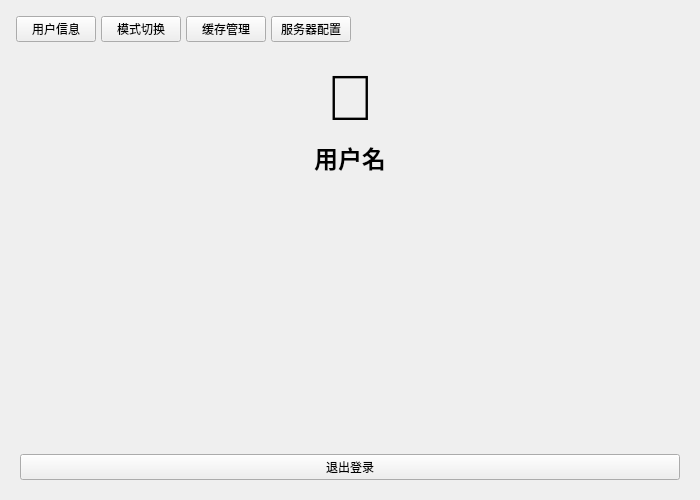
<?xml version="1.0" encoding="UTF-8"?>
<ui version="4.0">
 <class>SettingsWidget</class>
 <widget class="QWidget" name="SettingsWidget">
  <property name="geometry">
   <rect>
    <x>0</x>
    <y>0</y>
    <width>700</width>
    <height>500</height>
   </rect>
  </property>
  <property name="windowTitle">
   <string>设置</string>
  </property>
  <layout class="QVBoxLayout" name="mainLayout">
   <item>
    <layout class="QHBoxLayout" name="navLayout">
     <property name="spacing">
      <number>5</number>
     </property>
     <property name="margin" stdset="0">
      <number>5</number>
     </property>
     <item>
      <widget class="QPushButton" name="navUserInfoBtn">
       <property name="text">
        <string>用户信息</string>
       </property>
       <property name="checkable">
        <bool>true</bool>
       </property>
      </widget>
     </item>
     <item>
      <widget class="QPushButton" name="navModeBtn">
       <property name="text">
        <string>模式切换</string>
       </property>
       <property name="checkable">
        <bool>true</bool>
       </property>
      </widget>
     </item>
     <item>
      <widget class="QPushButton" name="navCacheBtn">
       <property name="text">
        <string>缓存管理</string>
       </property>
       <property name="checkable">
        <bool>true</bool>
       </property>
      </widget>
     </item>
     <item>
      <widget class="QPushButton" name="navServerBtn">
       <property name="text">
        <string>服务器配置</string>
       </property>
       <property name="checkable">
        <bool>true</bool>
       </property>
      </widget>
     </item>
     <item>
      <spacer name="navSpacer">
       <property name="orientation">
        <enum>Qt::Orientation::Horizontal</enum>
       </property>
       <property name="sizeHint" stdset="0">
        <size>
         <width>20</width>
         <height>20</height>
        </size>
       </property>
      </spacer>
     </item>
    </layout>
   </item>
   <item>
    <widget class="QStackedWidget" name="pageStack">
     <widget class="QWidget" name="userInfoPage">
      <layout class="QVBoxLayout" name="userInfoLayout">
       <item>
        <widget class="QLabel" name="userIconLabel">
         <property name="font">
          <font>
           <pointsize>48</pointsize>
          </font>
         </property>
         <property name="text">
          <string>👤</string>
         </property>
         <property name="alignment">
          <set>Qt::AlignmentFlag::AlignCenter</set>
         </property>
        </widget>
       </item>
       <item>
        <widget class="QLabel" name="usernameLabel">
         <property name="font">
          <font>
           <pointsize>18</pointsize>
           <bold>true</bold>
          </font>
         </property>
         <property name="text">
          <string>用户名</string>
         </property>
         <property name="alignment">
          <set>Qt::AlignmentFlag::AlignCenter</set>
         </property>
        </widget>
       </item>
       <item>
        <spacer name="userInfoSpacer">
         <property name="orientation">
          <enum>Qt::Orientation::Vertical</enum>
         </property>
         <property name="sizeHint" stdset="0">
          <size>
           <width>20</width>
           <height>50</height>
          </size>
         </property>
        </spacer>
       </item>
       <item>
        <widget class="QPushButton" name="logoutBtn">
         <property name="text">
          <string>退出登录</string>
         </property>
        </widget>
       </item>
      </layout>
     </widget>
     <widget class="QWidget" name="modePage">
      <layout class="QVBoxLayout" name="modeLayout">
       <property name="margin" stdset="0">
        <number>50</number>
       </property>
       <item>
        <widget class="QLabel" name="modeLabel">
         <property name="font">
          <font>
           <pointsize>14</pointsize>
          </font>
         </property>
         <property name="text">
          <string>选择模式：</string>
         </property>
        </widget>
       </item>
       <item>
        <widget class="QComboBox" name="modeCombo">
         <property name="font">
          <font>
           <pointsize>14</pointsize>
          </font>
         </property>
         <item>
          <property name="text">
           <string>普通模式</string>
          </property>
         </item>
         <item>
          <property name="text">
           <string>极简模式</string>
          </property>
         </item>
         <item>
          <property name="text">
           <string>关怀模式</string>
          </property>
         </item>
        </widget>
       </item>
       <item>
        <layout class="QHBoxLayout" name="colorLayout">
         <item>
          <widget class="QLabel" name="colorLabel">
           <property name="font">
            <font>
             <pointsize>14</pointsize>
            </font>
           </property>
           <property name="text">
            <string>字体颜色：</string>
           </property>
          </widget>
         </item>
         <item>
          <widget class="QPushButton" name="colorBtn">
           <property name="text">
            <string>选择颜色</string>
           </property>
          </widget>
         </item>
         <item>
          <widget class="QLabel" name="bgColorLabel">
           <property name="font">
            <font>
             <pointsize>14</pointsize>
            </font>
           </property>
           <property name="text">
            <string>背景颜色：</string>
           </property>
          </widget>
         </item>
         <item>
          <widget class="QPushButton" name="bgColorBtn">
           <property name="text">
            <string>选择颜色</string>
           </property>
          </widget>
         </item>
        </layout>
       </item>
       <item>
        <widget class="QLabel" name="colorPreview">
         <property name="styleSheet">
          <string notr="true">background-color: white; color: black;</string>
         </property>
         <property name="text">
          <string>预览效果</string>
         </property>
         <property name="alignment">
          <set>Qt::AlignmentFlag::AlignCenter</set>
         </property>
         <property name="minimumSize">
          <size>
           <width>0</width>
           <height>100</height>
          </size>
         </property>
        </widget>
       </item>
       <item>
        <spacer name="modeSpacer">
         <property name="orientation">
          <enum>Qt::Orientation::Vertical</enum>
         </property>
         <property name="sizeHint" stdset="0">
          <size>
           <width>20</width>
           <height>40</height>
          </size>
         </property>
        </spacer>
       </item>
       <item>
        <widget class="QLabel" name="modeDescLabel">
         <property name="text">
          <string>极简模式：隐藏调色功能，界面简洁</string>
         </property>
        </widget>
       </item>
       <item>
        <widget class="QLabel" name="modeDescLabel2">
         <property name="text">
          <string>普通模式：可调整字体颜色</string>
         </property>
        </widget>
       </item>
       <item>
        <widget class="QLabel" name="modeDescLabel3">
         <property name="text">
          <string>关怀模式：放大字体，关闭调色功能</string>
         </property>
        </widget>
       </item>
      </layout>
     </widget>
     <widget class="QWidget" name="cachePage">
      <layout class="QVBoxLayout" name="cacheLayout">
       <item>
        <widget class="QLabel" name="cacheLabel">
         <property name="font">
          <font>
           <pointsize>18</pointsize>
           <bold>true</bold>
          </font>
         </property>
         <property name="text">
          <string>缓存管理</string>
         </property>
         <property name="alignment">
          <set>Qt::AlignmentFlag::AlignCenter</set>
         </property>
        </widget>
       </item>
       <item>
        <widget class="QGroupBox" name="chatRecordGroup">
         <property name="title">
          <string>聊天记录</string>
         </property>
         <layout class="QVBoxLayout" name="chatRecordLayout">
          <item>
           <widget class="QListWidget" name="chatRecordList">
            <property name="selectionMode">
             <enum>QAbstractItemView::MultiSelection</enum>
            </property>
           </widget>
          </item>
          <item>
           <layout class="QHBoxLayout" name="chatButtonLayout">
            <item>
             <widget class="QPushButton" name="selectAllChatBtn">
              <property name="text">
               <string>全选</string>
              </property>
             </widget>
            </item>
            <item>
             <spacer name="chatSpacer">
              <property name="orientation">
               <enum>Qt::Orientation::Horizontal</enum>
              </property>
             </spacer>
            </item>
            <item>
             <widget class="QPushButton" name="deleteChatBtn">
              <property name="text">
               <string>删除选中</string>
              </property>
              <property name="styleSheet">
               <string notr="true">background-color: #ff6b6b; color: white;</string>
              </property>
             </widget>
            </item>
           </layout>
          </item>
         </layout>
        </widget>
       </item>
       <item>
        <widget class="QGroupBox" name="medicalRecordGroup">
         <property name="title">
          <string>病例记录</string>
         </property>
         <layout class="QVBoxLayout" name="medicalRecordLayout">
          <item>
           <widget class="QListWidget" name="medicalRecordList">
            <property name="selectionMode">
             <enum>QAbstractItemView::MultiSelection</enum>
            </property>
           </widget>
          </item>
          <item>
           <layout class="QHBoxLayout" name="medicalButtonLayout">
            <item>
             <widget class="QPushButton" name="selectAllMedicalBtn">
              <property name="text">
               <string>全选</string>
              </property>
             </widget>
            </item>
            <item>
             <spacer name="medicalSpacer">
              <property name="orientation">
               <enum>Qt::Orientation::Horizontal</enum>
              </property>
             </spacer>
            </item>
            <item>
             <widget class="QPushButton" name="deleteMedicalBtn">
              <property name="text">
               <string>删除选中</string>
              </property>
              <property name="styleSheet">
               <string notr="true">background-color: #ff6b6b; color: white;</string>
              </property>
             </widget>
            </item>
           </layout>
          </item>
         </layout>
        </widget>
       </item>
      </layout>
     </widget>
     <widget class="QWidget" name="serverPage">
      <layout class="QVBoxLayout" name="serverLayout">
       <property name="margin" stdset="0">
        <number>50</number>
       </property>
       <item>
        <widget class="QLabel" name="serverLabel">
         <property name="font">
          <font>
           <pointsize>18</pointsize>
           <bold>true</bold>
          </font>
         </property>
         <property name="text">
          <string>服务器配置</string>
         </property>
        </widget>
       </item>
       <item>
        <layout class="QHBoxLayout" name="ipLayout">
         <item>
          <widget class="QLabel" name="ipLabel">
           <property name="text">
            <string>服务器IP：</string>
           </property>
          </widget>
         </item>
         <item>
          <widget class="QLineEdit" name="ipEdit">
           <property name="text">
            <string>127.0.0.1</string>
           </property>
          </widget>
         </item>
        </layout>
       </item>
       <item>
        <layout class="QHBoxLayout" name="portLayout">
         <item>
          <widget class="QLabel" name="portLabel">
           <property name="text">
            <string>端口号：</string>
           </property>
          </widget>
         </item>
         <item>
          <widget class="QLineEdit" name="portEdit">
           <property name="text">
            <string>9999</string>
           </property>
          </widget>
         </item>
        </layout>
       </item>
       <item>
        <widget class="QCheckBox" name="autoConnectCheck">
         <property name="text">
          <string>登录成功后自动连接</string>
         </property>
         <property name="checked">
          <bool>true</bool>
         </property>
        </widget>
       </item>
       <item>
        <spacer name="serverSpacer">
         <property name="orientation">
          <enum>Qt::Orientation::Vertical</enum>
         </property>
         <property name="sizeHint" stdset="0">
          <size>
           <width>20</width>
           <height>30</height>
          </size>
         </property>
        </spacer>
       </item>
       <item>
        <widget class="QPushButton" name="saveServerBtn">
         <property name="text">
          <string>保存配置</string>
         </property>
        </widget>
       </item>
      </layout>
     </widget>
    </widget>
   </item>
  </layout>
 </widget>
 <resources/>
 <connections/>
</ui>
